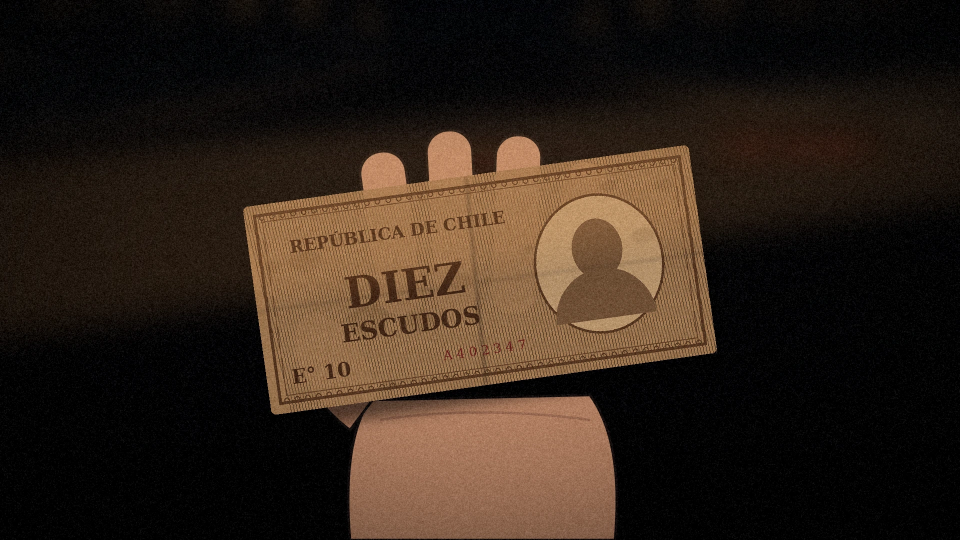
#> input picture game/images/cg/billete.webp, 1920 x 1080 px (shown at 1/2 size)
$ python -i cgs.py   (imports and definitions only)
#> lines starting #> are read from the running program, lines starting #| are printed output that depends on the picture
"""Escenas especiales (CG), título y menús de LA CHAQUETA."""
import math
import random
import sys

import numpy as np
from PIL import Image, ImageDraw, ImageEnhance, ImageFilter, ImageFont, ImageOps

from lib import *
import fondos
import sprites

CG = OUT + "/cg"
GUI = os.path.join(RAIZ, "game", "gui")
TMP = os.path.join(ARTE, "tmp")
# [2 lines not run here, left out]
SERIF = "/usr/share/fonts/truetype/dejavu/DejaVuSerif.ttf"
SERIF_I = "/usr/share/fonts/truetype/dejavu/DejaVuSerif-Italic.ttf"
SERIF_B = "/usr/share/fonts/truetype/dejavu/DejaVuSerif-Bold.ttf"
SANS_B = "/usr/share/fonts/truetype/dejavu/DejaVuSans-Bold.ttf"
SERIF_C = "/usr/share/fonts/truetype/dejavu/DejaVuSerifCondensed-Italic.ttf"


# [46 lines left out: functions sepia, bn, grano, rayas, vineta, not called in this run]


def guardar(im, path, grain=6, vignette=0.5, seed=1, tint=None):
    im.convert("RGB").save(path)
    post(path, grain=grain, vignette=vignette, seed=seed, tint=tint)


def oscuro_borroso(path, f=0.35, r=14, zoom=1.0, centro=(960, 540)):
#> called with path = '../../game/images/cg/billete.webp', f = 0.35, r = 14, zoom = 1, centro = (960, 540)
    im = Image.open(path).convert("RGB")
#> im is the input picture: PIL image 1920x1080 RGB; mean R, G, B 47.6, 35, 25
    if zoom != 1.0:
        w, h = im.size
        cw, ch = w / zoom, h / zoom
        x0, y0 = centro[0] - cw / 2, centro[1] - ch / 2
        im = im.crop((int(x0), int(y0), int(x0 + cw), int(y0 + ch))).resize((w, h), Image.LANCZOS)
    im = im.filter(ImageFilter.GaussianBlur(r))
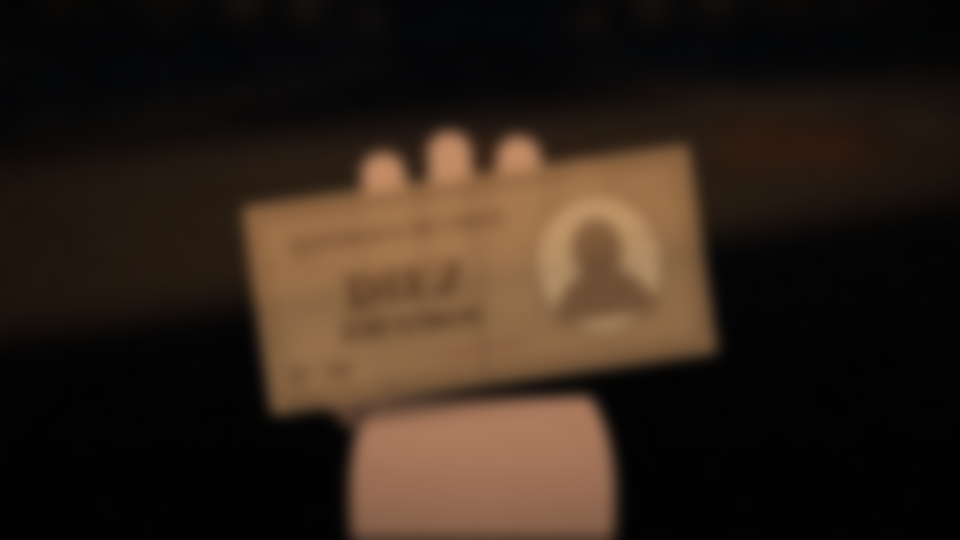
#> im: PIL image 1920x1080 RGB (shown at 1/2 size); mean R, G, B 47.5, 34.9, 25
    return ImageEnhance.Brightness(im).enhance(f)
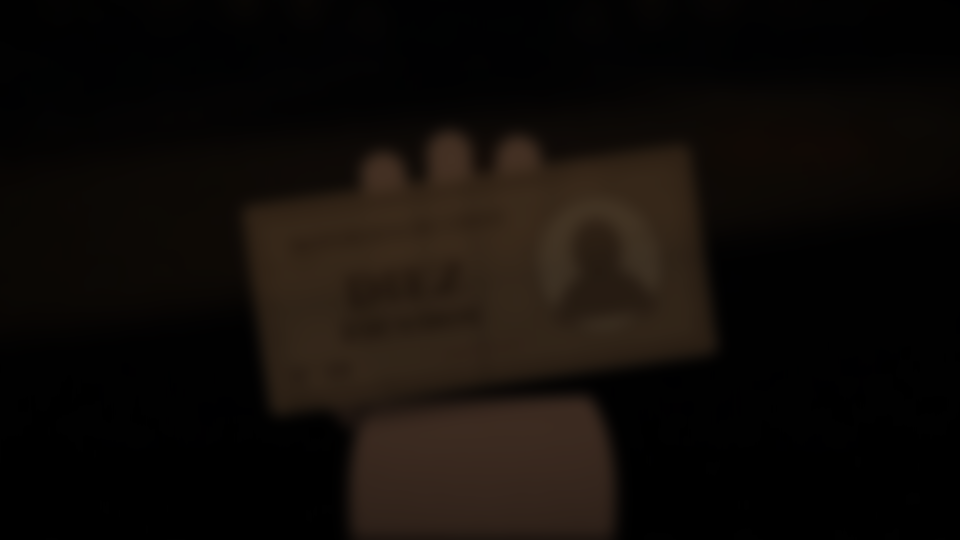
#> returned value: PIL image 1920x1080 RGB (shown at 1/2 size); mean R, G, B 16.2, 11.8, 8.2


def font(p, s):
    return ImageFont.truetype(p, s)


# ---------------------------------------------------------------------------

# [495 lines left out: functions foto, espejo, billete, chaqueta_asiento, libro, ovalo_ines and 8 more, not called in this run]


def titulo():
    escena_titulo(f"{CG}/titulo.png", con_texto=True)


# [5 lines left out: function menus, not called in this run]


TODOS = ["foto", "espejo_v", "espejo_i", "billete", "chaqueta_asiento", "libro", "nicho", "pasajes", "recuerdo", "carta",
         "nichos_final", "titulo", "menus"]

# [10 lines not run here, left out]

>>> result = oscuro_borroso('../../game/images/cg/billete.webp')

$ run again, on game/images/cg/libro.webp
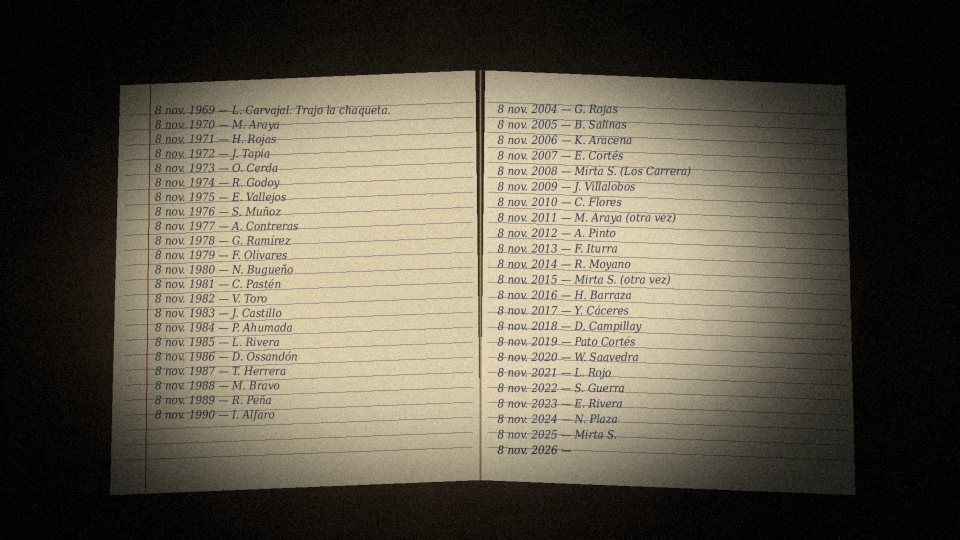
#> input picture game/images/cg/libro.webp, 1920 x 1080 px (shown at 1/2 size)
#> in oscuro_borroso, im is the input picture: PIL image 1920x1080 RGB; mean R, G, B 96.6, 90.2, 76.4
#> in oscuro_borroso, `im = im.filter(ImageFilter.GaussianBlur(r))`:
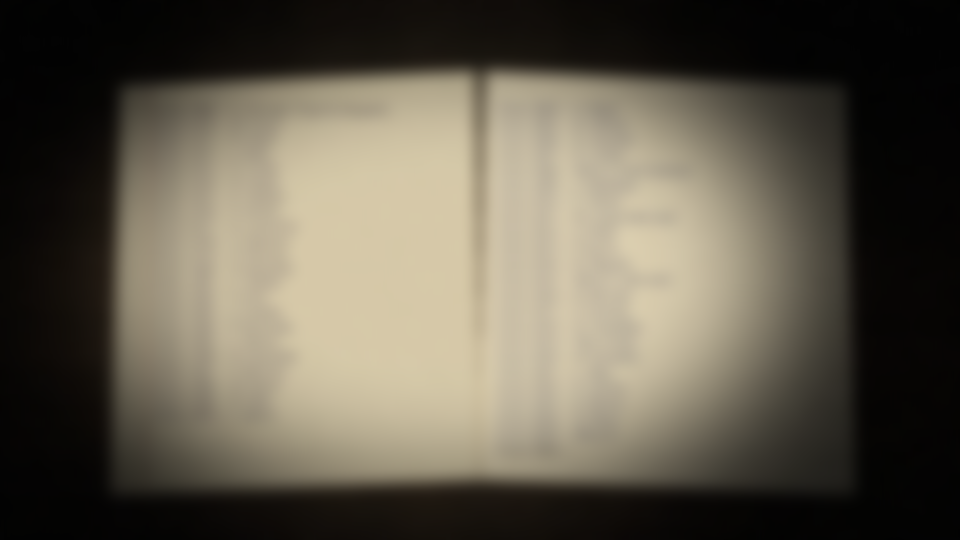
#> im: PIL image 1920x1080 RGB (shown at 1/2 size); mean R, G, B 96.5, 90.2, 76.4
#> in oscuro_borroso, `return ImageEnhance.Brightness(im).enhance(f)`:
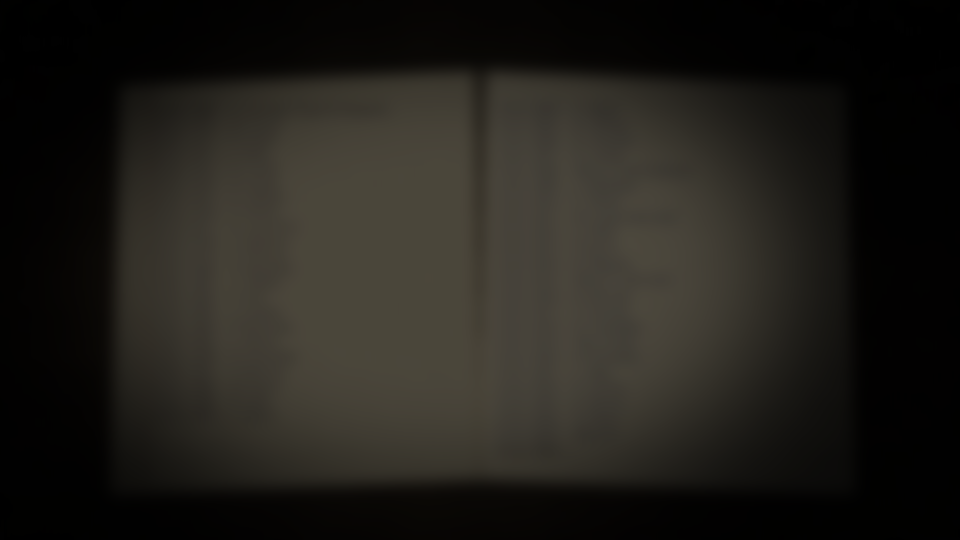
#> returned value: PIL image 1920x1080 RGB (shown at 1/2 size); mean R, G, B 33.3, 31.1, 26.3
